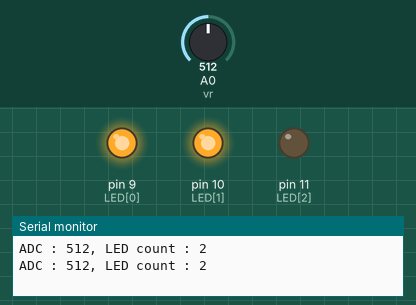
Bench run of a sketch on a simulated Arduino Uno, built with avr-gcc and run on an emulated ATmega328P. On the bench: output pins drawn as LEDs (lit = HIGH), the last lines printed to the serial monitor. Inputs (shaded band) come from the test bench; at power-on: A0 (vr) = 512.

Above: at 1.8 s.
1.9 s: A0 (vr) set to 663
3.4 s: A0 (vr) set to 690
At 5.2 s:
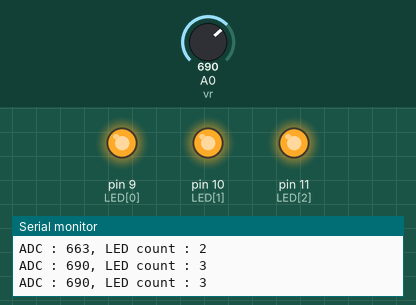
5.5 s: A0 (vr) set to 306
At 6.7 s:
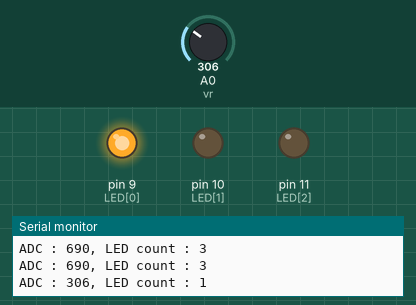
7.5 s: A0 (vr) set to 324
9.2 s: A0 (vr) set to 356
At 11.0 s:
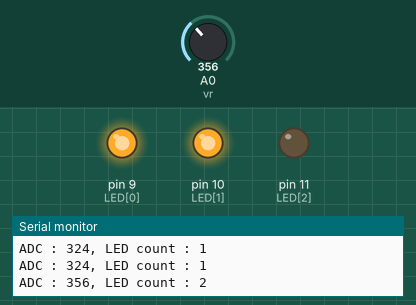
11.5 s: A0 (vr) set to 122
At 12.6 s:
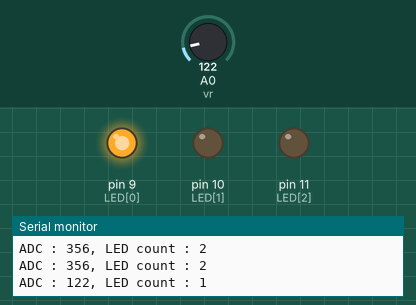
Timing chart, 0 to 14.5 s (numbered marks = the images above; inputs shaded):
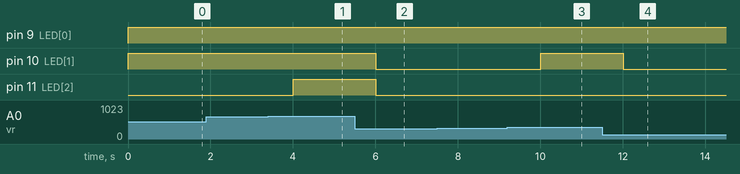

Measured:
- the behaviour switches between 681 and 682 on A0 (vr) (found by bisection; images 0 and 1)
- the behaviour switches between 340 and 341 on A0 (vr) (found by bisection; images 2 and 3)
- after the input at 3.4 s, pin 11 (LED[2]): LOW → HIGH after 0.60 s
- after the input at 5.5 s, pin 10 (LED[1]), pin 11 (LED[2]): HIGH → LOW after 0.50 s
- after the input at 9.2 s, pin 10 (LED[1]): LOW → HIGH after 0.81 s
- after the input at 11.5 s, pin 10 (LED[1]): HIGH → LOW after 0.51 s

The sketch:

6-2.ino
```cpp
int vr = A0;
int LED[] = {9, 10, 11};

void setup() {
  Serial.begin(9600);
  pinMode(vr, INPUT);
  for (int i = 0; i < 3; i++) {
    pinMode(LED[i], OUTPUT);
    digitalWrite(LED[i], LOW);
  }
}

void loop()
{
  int adc = analogRead(vr);
  int count_led;
  if (adc < 1024/3) {
    count_led = 1;
  }
  else if (adc < 1024*2/3) {
    count_led = 2;
  }
  else {
    count_led = 3;
  }
  for (int i = 0; i < 3; i++) {
    if (i < count_led) {
      digitalWrite(LED[i], HIGH);
    }
    else {
      digitalWrite(LED[i], LOW);
    }
  }
  Serial.println(String("ADC : ") + adc + ", LED count : " + count_led);
  delay(1000);
}
```
